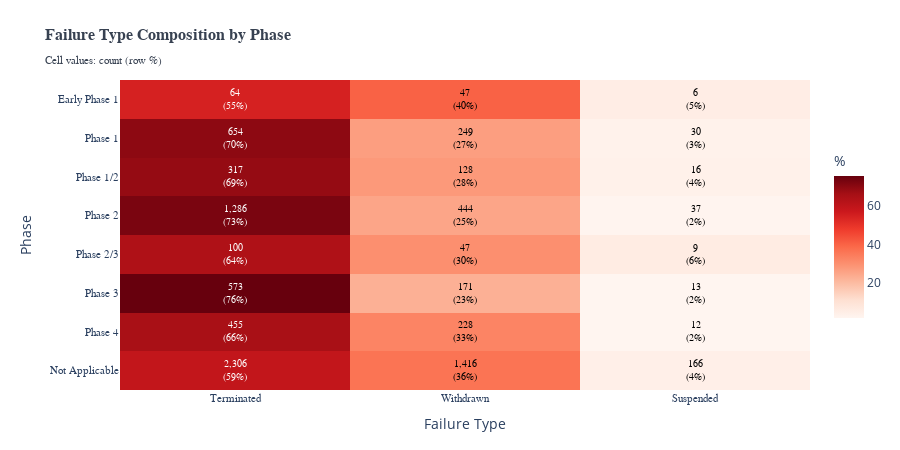

Notebook cell for this chart:
### Code cell
# ============================================================
# 3.2 What Distinguishes Failure Types?
# ============================================================
# Uses helpers: calc_enrollment_presence, calc_crosstab_analysis, create_crosstab_heatmap

from src.analysis.metrics import (
    calc_enrollment_presence, calc_crosstab_analysis, create_sponsor_category
)
from src.analysis.viz import create_crosstab_heatmap
from src.analysis.constants import FAILURE_TYPES

display(Markdown("## 3.2 Structural Differences Between Failure Types"))

display(Markdown("""
The key structural difference between failure types is **whether enrollment was ever reported**.
"""))

# --- Enrollment as a lifecycle marker ---
display(Markdown("### Enrollment Reporting by Failure Type"))

# Use helper function for enrollment presence analysis
enrollment_presence = calc_enrollment_presence(df_stopped, 'failure_type')
enrollment_presence = enrollment_presence.set_index('failure_type').loc[['Terminated', 'Withdrawn', 'Suspended']]

display(Markdown("*'% with enrollment' = study has a positive enrollment value recorded in the registry.*"))

display(enrollment_presence[['n_total', 'pct_with_enrollment']].rename(
    columns={
        'n_total': 'n Stopped',
        'pct_with_enrollment': '% with Enrollment'
    }
).round(1))

term_cov = enrollment_presence.loc['Terminated', 'pct_with_enrollment']
susp_cov = enrollment_presence.loc['Suspended', 'pct_with_enrollment']
with_cov = enrollment_presence.loc['Withdrawn', 'pct_with_enrollment']
with_n = int(enrollment_presence.loc['Withdrawn', 'n_with_enrollment'])

display(Markdown(f"""
**What this indicates:**  
Enrollment reporting is a strong "lifecycle marker" in this dataset. **Terminated/Suspended trials almost 
always report enrollment** ({term_cov:.1f}% and {susp_cov:.1f}%), while **Withdrawn trials almost never do** ({with_cov:.1f}%).

A small subset of Withdrawn trials (**{with_n:,} studies**) report non-zero enrollment; this is too small 
to change the overall pattern and may reflect registry update or classification noise.

*Limitation: "No enrollment reported" means missing/unreported data, not proof of zero enrollment.*
"""))

# --- Failure type composition by phase ---
display(Markdown("### Failure Type Composition by Phase"))

# Use helper for crosstab analysis
phases_for_heatmap = PHASE_ORDER_CLINICAL + ['Not Applicable']

phase_failure = calc_crosstab_analysis(
    df_stopped[df_stopped['phase_group'].isin(phases_for_heatmap)],
    'phase_group', 'failure_type',
    row_order=phases_for_heatmap,
    col_order=FAILURE_TYPES
)

# Create heatmap using helper
fig_heatmap = create_crosstab_heatmap(
    phase_failure['counts'].drop('All', errors='ignore'),
    phase_failure['pct_row'],
    title='Failure Type Composition by Phase',
    subtitle='Cell values: count (row %)',
    y_title='Phase',
    x_title='Failure Type',
)
fig_heatmap.show()

# Extract key values for interpretation
early_withdrawn = phase_failure['pct_row'].loc['Early Phase 1', 'Withdrawn']
phase3_withdrawn = phase_failure['pct_row'].loc['Phase 3', 'Withdrawn']
phase4_withdrawn = phase_failure['pct_row'].loc['Phase 4', 'Withdrawn'] if 'Phase 4' in phase_failure['pct_row'].index else 0
na_withdrawn = phase_failure['pct_row'].loc['Not Applicable', 'Withdrawn'] if 'Not Applicable' in phase_failure['pct_row'].index else 0

# Calculate Not Applicable's share of ALL Withdrawn
total_withdrawn = df_stopped[df_stopped['failure_type'] == 'Withdrawn'].shape[0]
na_withdrawn_n = df_stopped[(df_stopped['failure_type'] == 'Withdrawn') & (df_stopped['phase_group'] == 'Not Applicable')].shape[0]
na_share_of_withdrawn = na_withdrawn_n / total_withdrawn * 100 if total_withdrawn > 0 else 0

display(Markdown(f"""
**Phase pattern (Withdrawn share):**  
- Early Phase 1: **{early_withdrawn:.0f}%**  
- Phase 3: **{phase3_withdrawn:.0f}%**  
- Phase 4: **{phase4_withdrawn:.0f}%**  

This forms a U-shaped pattern: Withdrawn is highest in Early Phase 1, lowest in Phase 3, and higher again in Phase 4. 
We cannot verify study intent with the available fields.

**Note:** "Not Applicable" represents **{na_share_of_withdrawn:.0f}%** of all Withdrawn trials (n={na_withdrawn_n:,} of {total_withdrawn:,}), 
so aggregate Withdrawn patterns are materially influenced by non-phase-designated studies.

*{phase_failure['test']['interpretation']}.*
"""))

# --- Sponsor differences in failure composition ---
display(Markdown("### Sponsor Differences in Failure Composition"))

# Ensure sponsor_category exists for stopped trials
df_stopped['sponsor_category'] = create_sponsor_category(df_stopped['lead_agency_class'])

# Use helper for crosstab analysis
sponsor_failure = calc_crosstab_analysis(
    df_stopped, 'sponsor_category', 'failure_type',
    col_order=FAILURE_TYPES
)

# Extract values for interpretation
ind_term = sponsor_failure['pct_row'].loc['Industry', 'Terminated']
other_term = sponsor_failure['pct_row'].loc['Other', 'Terminated']
ind_with = sponsor_failure['pct_row'].loc['Industry', 'Withdrawn']
other_with = sponsor_failure['pct_row'].loc['Other', 'Withdrawn']

display(Markdown(f"""
| Sponsor | Terminated | Withdrawn | Suspended |
|---------|------------|-----------|-----------|
| Industry | {ind_term:.1f}% | {ind_with:.1f}% | {100 - ind_term - ind_with:.1f}% |
| Other | {other_term:.1f}% | {other_with:.1f}% | {100 - other_term - other_with:.1f}% |

Industry shows a higher Terminated share ({ind_term:.1f}% vs {other_term:.1f}%), while Other shows a higher 
Withdrawn share ({other_with:.1f}% vs {ind_with:.1f}%). This suggests differences in **when** stopped outcomes 
occur across sponsor classes, but reasons-for-stopping are not observable in this dataset.

*{sponsor_failure['test']['interpretation']}.*
"""))

# --- Narrative synthesis ---
# Get values for dynamic summary
term_pct = failure_dist[failure_dist['Failure Type'] == 'Terminated']['Rate'].values[0]
with_pct = failure_dist[failure_dist['Failure Type'] == 'Withdrawn']['Rate'].values[0]
susp_pct = failure_dist[failure_dist['Failure Type'] == 'Suspended']['Rate'].values[0]
withdrawn_no_enrollment = 100 - enrollment_presence.loc['Withdrawn', 'pct_with_enrollment']

# Get enrollment percentages dynamically
term_enroll_pct = enrollment_presence.loc['Terminated', 'pct_with_enrollment']
with_enroll_pct = enrollment_presence.loc['Withdrawn', 'pct_with_enrollment']
susp_enroll_pct = enrollment_presence.loc['Suspended', 'pct_with_enrollment']

display(Markdown(f"""
---
## 3.3 Summary

- **Terminated dominates** stopped outcomes (**{term_pct:.1f}%**), followed by **Withdrawn** (**{with_pct:.1f}%**).
- **Enrollment reporting separates failure types**: Terminated/Suspended ~always report enrollment; Withdrawn ~never does.
- **Withdrawn varies by phase** (U-shaped: Early Phase 1 high → Phase 3 low → Phase 4 higher).
- **"Not Applicable" drives Withdrawn volume** (**{na_share_of_withdrawn:.0f}%** of all Withdrawn), so interpret Withdrawn patterns with scope in mind.

---
"""))

### Figure 1 — Plotly figure (JSON) as saved in the notebook; plotly's stock layout.template omitted (floating-point values rounded to 4 significant figures)
{"data": [{"colorbar": {"len": 0.6, "title": {"text": "%"}}, "colorscale": [[0, "rgb(255,245,240)"], [0.125, "rgb(254,224,210)"], [0.25, "rgb(252,187,161)"], [0.375, "rgb(252,146,114)"], [0.5, "rgb(251,106,74)"], [0.625, "rgb(239,59,44)"], [0.75, "rgb(203,24,29)"], [0.875, "rgb(165,15,21)"], [1, "rgb(103,0,13)"]], "showscale": true, "type": "heatmap", "x": ["Terminated", "Withdrawn", "Suspended"], "y": ["Early Phase 1", "Phase 1", "Phase 1/2", "Phase 2", "Phase 2/3", "Phase 3", "Phase 4", "Not Applicable"], "z": [[54.7, 40.2, 5.1], [70.1, 26.7, 3.2], [68.8, 27.8, 3.5], [72.8, 25.1, 2.1], [64.1, 30.1, 5.8], [75.7, 22.6, 1.7], [65.5, 32.8, 1.7], [59.3, 36.4, 4.3]]}], "layout": {"annotations": [{"font": {"color": "white", "family": "Arial", "size": 10}, "showarrow": false, "text": "64<br>(55%)", "x": 0, "y": 0}, {"font": {"color": "black", "family": "Arial", "size": 10}, "showarrow": false, "text": "47<br>(40%)", "x": 1, "y": 0}, {"font": {"color": "black", "family": "Arial", "size": 10}, "showarrow": false, "text": "6<br>(5%)", "x": 2, "y": 0}, {"font": {"color": "white", "family": "Arial", "size": 10}, "showarrow": false, "text": "654<br>(70%)", "x": 0, "y": 1}, {"font": {"color": "black", "family": "Arial", "size": 10}, "showarrow": false, "text": "249<br>(27%)", "x": 1, "y": 1}, {"font": {"color": "black", "family": "Arial", "size": 10}, "showarrow": false, "text": "30<br>(3%)", "x": 2, "y": 1}, {"font": {"color": "white", "family": "Arial", "size": 10}, "showarrow": false, "text": "317<br>(69%)", "x": 0, "y": 2}, {"font": {"color": "black", "family": "Arial", "size": 10}, "showarrow": false, "text": "128<br>(28%)", "x": 1, "y": 2}, {"font": {"color": "black", "family": "Arial", "size": 10}, "showarrow": false, "text": "16<br>(4%)", "x": 2, "y": 2}, {"font": {"color": "white", "family": "Arial", "size": 10}, "showarrow": false, "text": "1,286<br>(73%)", "x": 0, "y": 3}, {"font": {"color": "black", "family": "Arial", "size": 10}, "showarrow": false, "text": "444<br>(25%)", "x": 1, "y": 3}, {"font": {"color": "black", "family": "Arial", "size": 10}, "showarrow": false, "text": "37<br>(2%)", "x": 2, "y": 3}, {"font": {"color": "white", "family": "Arial", "size": 10}, "showarrow": false, "text": "100<br>(64%)", "x": 0, "y": 4}, {"font": {"color": "black", "family": "Arial", "size": 10}, "showarrow": false, "text": "47<br>(30%)", "x": 1, "y": 4}, {"font": {"color": "black", "family": "Arial", "size": 10}, "showarrow": false, "text": "9<br>(6%)", "x": 2, "y": 4}, {"font": {"color": "white", "family": "Arial", "size": 10}, "showarrow": false, "text": "573<br>(76%)", "x": 0, "y": 5}, {"font": {"color": "black", "family": "Arial", "size": 10}, "showarrow": false, "text": "171<br>(23%)", "x": 1, "y": 5}, {"font": {"color": "black", "family": "Arial", "size": 10}, "showarrow": false, "text": "13<br>(2%)", "x": 2, "y": 5}, {"font": {"color": "white", "family": "Arial", "size": 10}, "showarrow": false, "text": "455<br>(66%)", "x": 0, "y": 6}, {"font": {"color": "black", "family": "Arial", "size": 10}, "showarrow": false, "text": "228<br>(33%)", "x": 1, "y": 6}, {"font": {"color": "black", "family": "Arial", "size": 10}, "showarrow": false, "text": "12<br>(2%)", "x": 2, "y": 6}, {"font": {"color": "white", "family": "Arial", "size": 10}, "showarrow": false, "text": "2,306<br>(59%)", "x": 0, "y": 7}, {"font": {"color": "black", "family": "Arial", "size": 10}, "showarrow": false, "text": "1,416<br>(36%)", "x": 1, "y": 7}, {"font": {"color": "black", "family": "Arial", "size": 10}, "showarrow": false, "text": "166<br>(4%)", "x": 2, "y": 7}], "height": 450, "margin": {"b": 60, "l": 120, "r": 80, "t": 80}, "title": {"font": {"color": "#374151", "family": "Arial", "size": 16}, "text": "<b>Failure Type Composition by Phase</b><br><sub>Cell values: count (row %)</sub>"}, "xaxis": {"tickfont": {"family": "Arial", "size": 11}, "title": {"text": "Failure Type"}}, "yaxis": {"autorange": "reversed", "tickfont": {"family": "Arial", "size": 11}, "title": {"text": "Phase"}}}}
